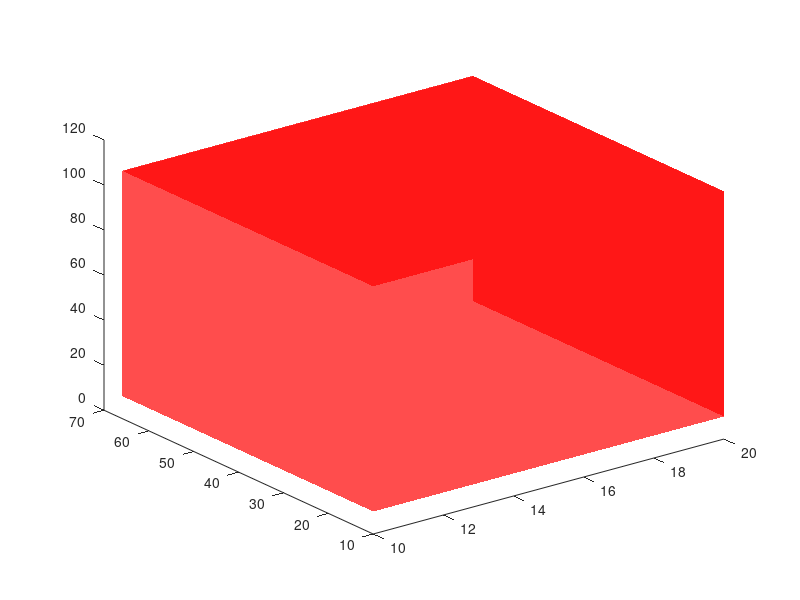

Reproduce this figure in MATLAB.
function plotcube(varargin)
% PLOTCUBE - Display a 3D-cube in the current axes
%
%   PLOTCUBE(EDGES,ORIGIN,ALPHA,COLOR) displays a 3D-cube in the current axes
%   with the following properties:
%   * EDGES : 3-elements vector that defines the length of cube edges
%   * ORIGIN: 3-elements vector that defines the start point of the cube
%   * ALPHA : scalar that defines the transparency of the cube faces (from 0
%             to 1)
%   * COLOR : 3-elements vector that defines the faces color of the cube
%
% Example:
%   >> plotcube([5 5 5],[ 2  2  2],.8,[1 0 0]);
%   >> plotcube([5 5 5],[10 10 10],.8,[0 1 0]);
%   >> plotcube([5 5 5],[20 20 20],.8,[0 0 1]);
% Default input arguments
inArgs = { ...
  [10 56 100] , ... % Default edge sizes (x,y and z)
  [10 10  10] , ... % Default coordinates of the origin point of the cube
  .7          , ... % Default alpha value for the cube's faces
  [1 0 0]       ... % Default Color for the cube
  };
% Replace default input arguments by input values
inArgs(1:nargin) = varargin;
% Create all variables
[edges,origin,alpha,clr] = deal(inArgs{:});
XYZ = { ...
  [0 0 0 0]  [0 0 1 1]  [0 1 1 0] ; ...
  [1 1 1 1]  [0 0 1 1]  [0 1 1 0] ; ...
  [0 1 1 0]  [0 0 0 0]  [0 0 1 1] ; ...
  [0 1 1 0]  [1 1 1 1]  [0 0 1 1] ; ...
  [0 1 1 0]  [0 0 1 1]  [0 0 0 0] ; ...
  [0 1 1 0]  [0 0 1 1]  [1 1 1 1]   ...
  };
XYZ = mat2cell(...
  cellfun( @(x,y,z) x*y+z , ...
    XYZ , ...
    repmat(mat2cell(edges,1,[1 1 1]),6,1) , ...
    repmat(mat2cell(origin,1,[1 1 1]),6,1) , ...
    'UniformOutput',false), ...
  6,[1 1 1]);
cellfun(@patch,XYZ{1},XYZ{2},XYZ{3},...
  repmat({clr},6,1),...
  repmat({'FaceAlpha'},6,1),...
  repmat({alpha},6,1), ...
  repmat({'EdgeColor'},6,1), ...
  repmat({'None'},6,1) ...
  );
view(3);
